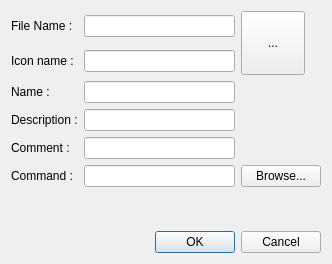
<?xml version="1.0" encoding="UTF-8"?>
<ui version="4.0">
 <class>DialogXdesktop</class>
 <widget class="QDialog" name="DialogXdesktop">
  <property name="geometry">
   <rect>
    <x>0</x>
    <y>0</y>
    <width>332</width>
    <height>264</height>
   </rect>
  </property>
  <property name="windowTitle">
   <string>Program Desktop propretie</string>
  </property>
  <layout class="QGridLayout" name="gridLayout">
   <item row="4" column="1">
    <widget class="QLineEdit" name="lineEditComment"/>
   </item>
   <item row="2" column="0">
    <widget class="QLabel" name="label_4">
     <property name="text">
      <string>Name :</string>
     </property>
    </widget>
   </item>
   <item row="0" column="0">
    <widget class="QLabel" name="label_5">
     <property name="text">
      <string>File Name :</string>
     </property>
    </widget>
   </item>
   <item row="4" column="0">
    <widget class="QLabel" name="label_2">
     <property name="text">
      <string>Comment :</string>
     </property>
    </widget>
   </item>
   <item row="7" column="0" colspan="3">
    <widget class="QDialogButtonBox" name="buttonBox">
     <property name="orientation">
      <enum>Qt::Horizontal</enum>
     </property>
     <property name="standardButtons">
      <set>QDialogButtonBox::Cancel|QDialogButtonBox::Ok</set>
     </property>
    </widget>
   </item>
   <item row="5" column="2">
    <widget class="QPushButton" name="pushButton">
     <property name="text">
      <string>Browse...</string>
     </property>
    </widget>
   </item>
   <item row="3" column="0">
    <widget class="QLabel" name="label">
     <property name="text">
      <string>Description :</string>
     </property>
    </widget>
   </item>
   <item row="3" column="1">
    <widget class="QLineEdit" name="lineEditDescription"/>
   </item>
   <item row="1" column="0">
    <widget class="QLabel" name="label_6">
     <property name="text">
      <string>Icon name :</string>
     </property>
    </widget>
   </item>
   <item row="1" column="1">
    <widget class="QLineEdit" name="lineEditIconName"/>
   </item>
   <item row="0" column="1">
    <widget class="QLineEdit" name="lineEditFileName"/>
   </item>
   <item row="5" column="1">
    <widget class="QLineEdit" name="lineEditCommand"/>
   </item>
   <item row="0" column="2" rowspan="2">
    <widget class="QToolButton" name="toolButtonIcon">
     <property name="minimumSize">
      <size>
       <width>64</width>
       <height>64</height>
      </size>
     </property>
     <property name="text">
      <string>...</string>
     </property>
     <property name="iconSize">
      <size>
       <width>48</width>
       <height>48</height>
      </size>
     </property>
    </widget>
   </item>
   <item row="5" column="0">
    <widget class="QLabel" name="label_3">
     <property name="text">
      <string>Command :</string>
     </property>
    </widget>
   </item>
   <item row="2" column="1">
    <widget class="QLineEdit" name="lineEditName"/>
   </item>
   <item row="6" column="1">
    <spacer name="verticalSpacer">
     <property name="orientation">
      <enum>Qt::Vertical</enum>
     </property>
     <property name="sizeHint" stdset="0">
      <size>
       <width>20</width>
       <height>40</height>
      </size>
     </property>
    </spacer>
   </item>
  </layout>
 </widget>
 <resources/>
 <connections>
  <connection>
   <sender>buttonBox</sender>
   <signal>accepted()</signal>
   <receiver>DialogXdesktop</receiver>
   <slot>accept()</slot>
   <hints>
    <hint type="sourcelabel">
     <x>248</x>
     <y>254</y>
    </hint>
    <hint type="destinationlabel">
     <x>157</x>
     <y>274</y>
    </hint>
   </hints>
  </connection>
  <connection>
   <sender>buttonBox</sender>
   <signal>rejected()</signal>
   <receiver>DialogXdesktop</receiver>
   <slot>reject()</slot>
   <hints>
    <hint type="sourcelabel">
     <x>316</x>
     <y>260</y>
    </hint>
    <hint type="destinationlabel">
     <x>286</x>
     <y>274</y>
    </hint>
   </hints>
  </connection>
 </connections>
</ui>
